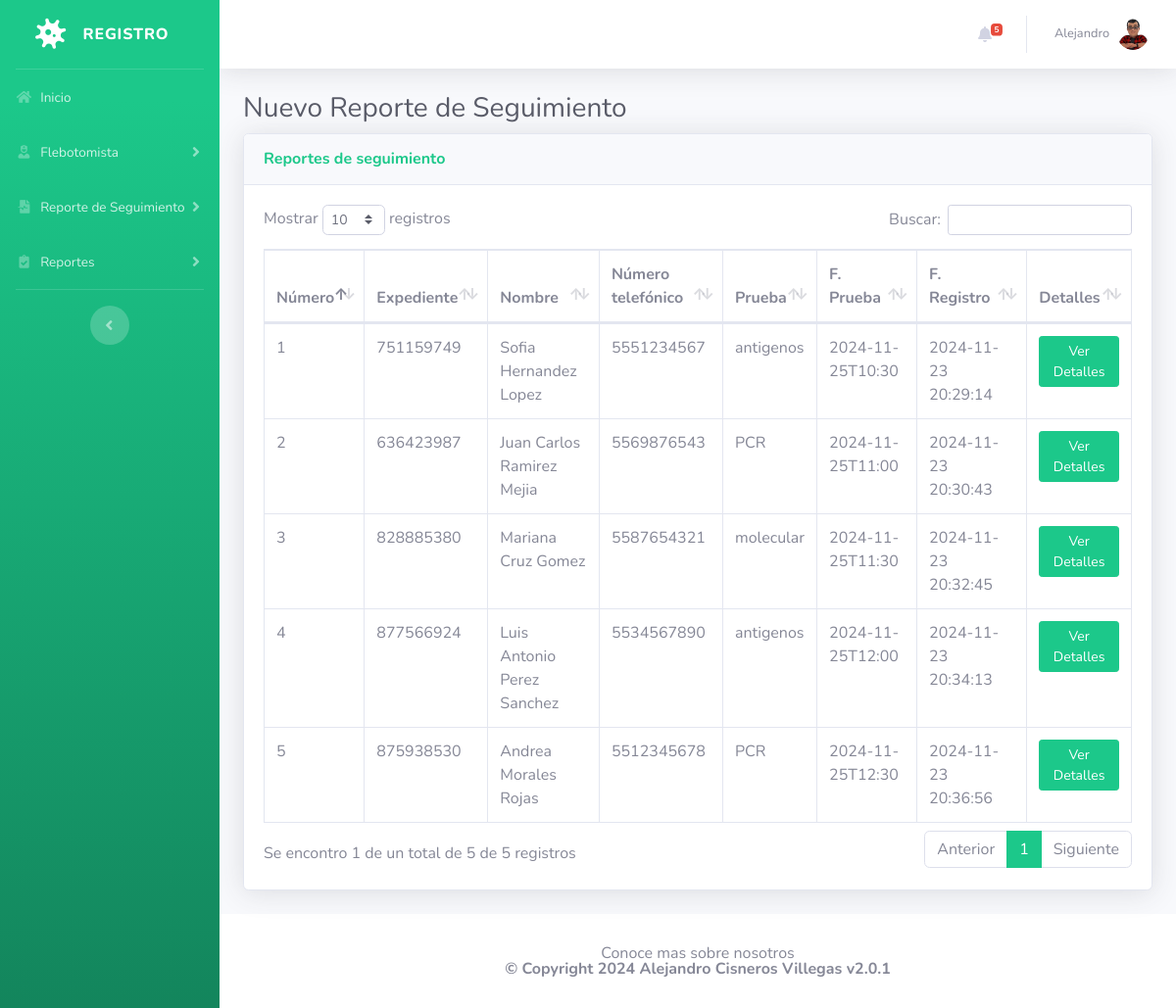
The page /new-test.php (signed in) on the database its author committed.
### tables this page shows
CREATE TABLE `project_08_admin` (
  `ID` int(11) NOT NULL,
  `AdminName` varchar(120) DEFAULT NULL,
  `AdminuserName` varchar(20) NOT NULL,
  `MobileNumber` int(10) NOT NULL,
  `Email` varchar(120) NOT NULL,
  `Password` varchar(120) DEFAULT NULL,
  `AdminRegdate` timestamp NULL DEFAULT current_timestamp()
);

CREATE TABLE `project_08_testrecord` (
  `id` int(11) NOT NULL,
  `OrderNumber` bigint(14) DEFAULT NULL,
  `PatientMobileNumber` bigint(14) DEFAULT NULL,
  `TestType` varchar(100) DEFAULT NULL,
  `TestTimeSlot` varchar(120) DEFAULT NULL,
  `ReportStatus` varchar(100) DEFAULT NULL,
  `FinalReport` varchar(150) DEFAULT NULL,
  `ReportUploadTime` varchar(200) DEFAULT NULL,
  `RegistrationDate` timestamp NULL DEFAULT current_timestamp(),
  `AssignedtoEmpId` varchar(150) DEFAULT NULL,
  `AssigntoName` varchar(180) DEFAULT NULL,
  `AssignedTime` varchar(100) DEFAULT NULL
);

CREATE TABLE `project_08_patients` (
  `id` int(11) NOT NULL,
  `FullName` varchar(120) DEFAULT NULL,
  `MobileNumber` bigint(12) DEFAULT NULL,
  `DateOfBirth` date DEFAULT NULL,
  `GovtIssuedId` varchar(150) DEFAULT NULL,
  `GovtIssuedIdNo` varchar(150) DEFAULT NULL,
  `FullAddress` varchar(255) DEFAULT NULL,
  `State` varchar(200) DEFAULT NULL,
  `RegistrationDate` timestamp NOT NULL DEFAULT current_timestamp()
);

### new-test.php (the view, shortened to what this page needs)
<?php session_start();
    include_once('includes/config.php');
    if (strlen($_SESSION['aid'] == 0)) {
        header('location:logout.php');
    } else {
?>
<!DOCTYPE html>
<html lang="es">
    <head>
        <link href="vendor/fontawesome-free/css/all.min.css" rel="stylesheet" type="text/css">
        <link href="css/sb-admin-2.min.css" rel="stylesheet">
        <link href="vendor/datatables/dataTables.bootstrap4.min.css" rel="stylesheet">
    </head>
    <body id="page-top">
        <div id="wrapper">
            <?php include_once('includes/sidebar.php'); ?>
            <div id="content-wrapper" class="d-flex flex-column">
                <div id="content">
                    <?php include_once('includes/topbar.php'); ?>
                    <div class="container-fluid">
                        <h1 class="h3 mb-2 text-gray-800">Nuevo Reporte de Seguimiento</h1>
                        <div class="card shadow mb-4">
                            <div class="card-header py-3">
                                <h6 class="m-0 font-weight-bold text-success">Reportes de seguimiento</h6>
                            </div>
                            <div class="card-body">
                                <div class="table-responsive">
                                    <form name="assignto" method="post">
                                        <table class="table table-bordered" id="dataTable" width="100%" cellspacing="0">
                                            <thead>
                                                <tr>
                                                    <th>Número</th>
                                                    <th>Expediente</th>
                                                    <th>Nombre</th>
                                                    <th>Número telefónico</th>
                                                    <th>Prueba</th>
                                                    <th>F. Prueba</th>
                                                    <th>F. Registro</th>
                                                    <th>Detalles</th>
                                                </tr>
                                            </thead>
                                            <tbody>
                                                <?php $query = mysqli_query($con, "select project_08_testrecord.OrderNumber,project_08_patients.FullName,project_08_patients.MobileNumber,project_08_testrecord.TestType,project_08_testrecord.TestTimeSlot,project_08_testrecord.RegistrationDate,project_08_testrecord.id as testid from project_08_testrecord
                                                join project_08_patients on project_08_patients.MobileNumber=project_08_testrecord.PatientMobileNumber
                                                where ReportStatus is null");
                                                $cnt = 1;
                                                while ($row = mysqli_fetch_array($query)) {
                                                ?>
                                                <tr>
                                                    <td> <?php echo $cnt; ?> </td>
                                                    <td> <?php echo $row['OrderNumber']; ?> </td>
                                                    <td> <?php echo $row['FullName']; ?> </td>
                                                    <td> <?php echo $row['MobileNumber']; ?> </td>
                                                    <td> <?php echo $row['TestType']; ?> </td>
                                                    <td> <?php echo $row['TestTimeSlot']; ?> </td>
                                                    <td> <?php echo $row['RegistrationDate']; ?> </td>
                                                    <td>
                                                        <a href="test-details.php?tid=<?php echo $row['testid']; ?>&&oid=<?php echo $row['OrderNumber']; ?>" class="btn btn-success btn-sm">Ver Detalles</a>
                                                    </td>
                                                </tr>
                                                <?php $cnt++;} ?>
                                            </tbody>
                                        </table>
                                    </form>
                                </div>
                            </div>
                        </div>
                    </div>
                </div>
                <?php include_once('includes/footer.php'); ?>
            </div>
        </div>
    </body>
</html>
<?php } ?>

### includes/topbar.php (shortened to what this page needs)
<nav class="navbar navbar-expand navbar-light bg-white topbar mb-4 static-top shadow">
    <?php if ($_SESSION['aid']): ?>
        <ul class="navbar-nav ml-auto">
            <?php $query = mysqli_query($con, "select * from project_08_testrecord where ReportStatus is null");
            $count = mysqli_num_rows($query);
            ?>
            <li class="nav-item dropdown no-arrow mx-1">
                <a class="nav-link dropdown-toggle" href="#" id="alertsDropdown" role="button"
                    data-toggle="dropdown" aria-haspopup="true" aria-expanded="false">
                    <i class="fas fa-bell fa-fw"></i>
                    <span class="badge badge-danger badge-counter"><?php echo $count; ?></span>
                </a>
            </li>
            <li class="nav-item dropdown no-arrow">
                <a class="nav-link dropdown-toggle" href="#" id="userDropdown" role="button"
                    data-toggle="dropdown" aria-haspopup="true" aria-expanded="false">
                    <?php
                    $adid = $_SESSION['aid'];
                    $ret1 = mysqli_query($con, "select AdminName from project_08_admin where ID='$adid'");
                    while ($row1 = mysqli_fetch_array($ret1)) {
                    ?>
                        <span class="mr-2 d-none d-lg-inline text-gray-600 small"><?php echo $row1['AdminName']; ?></span>
                    <?php } ?>
                    <img class="img-profile rounded-circle"
                        src="img/profile.png">
                </a>
            </li>
        </ul>
    <?php endif; ?>
</nav>

### rows shown on the page
project_08_admin: AdminName "Alejandro"
project_08_testrecord: OrderNumber "751159749", project_08_patients.FullName "Sofia Hernandez Lopez", project_08_patients.MobileNumber "5551234567", TestType "antigenos", TestTimeSlot "2024-11-25T10:30", RegistrationDate "2024-11-23 20:29:14"
project_08_testrecord: OrderNumber "636423987", project_08_patients.FullName "Juan Carlos Ramirez Mejia", project_08_patients.MobileNumber "5569876543", TestType "PCR", TestTimeSlot "2024-11-25T11:00", RegistrationDate "2024-11-23 20:30:43"
project_08_testrecord: OrderNumber "828885380", project_08_patients.FullName "Mariana Cruz Gomez", project_08_patients.MobileNumber "5587654321", TestType "molecular", TestTimeSlot "2024-11-25T11:30", RegistrationDate "2024-11-23 20:32:45"
project_08_testrecord: OrderNumber "877566924", project_08_patients.FullName "Luis Antonio Perez Sanchez", project_08_patients.MobileNumber "5534567890", TestType "antigenos", TestTimeSlot "2024-11-25T12:00", RegistrationDate "2024-11-23 20:34:13"
project_08_testrecord: OrderNumber "875938530", project_08_patients.FullName "Andrea Morales Rojas", project_08_patients.MobileNumber "5512345678", TestType "PCR", TestTimeSlot "2024-11-25T12:30", RegistrationDate "2024-11-23 20:36:56"

### other values the page prints
$count "5"
